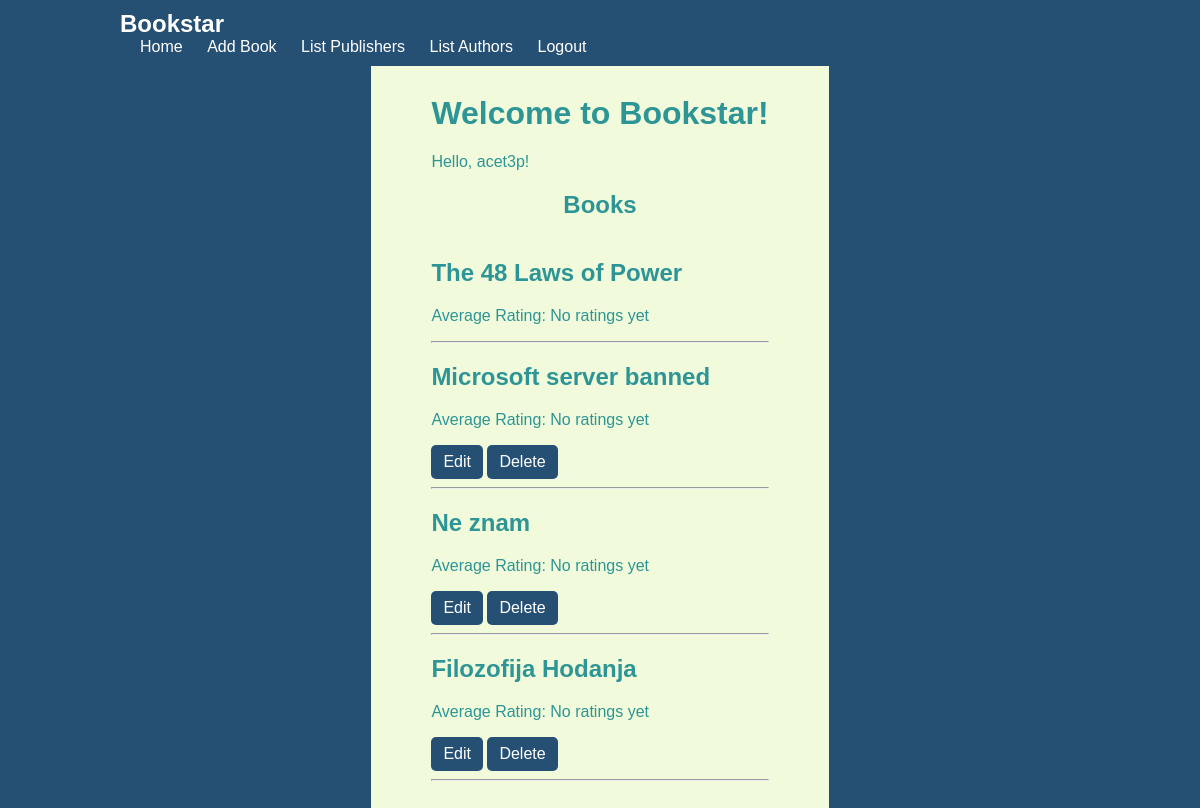
The app's page / (signed in), older data.
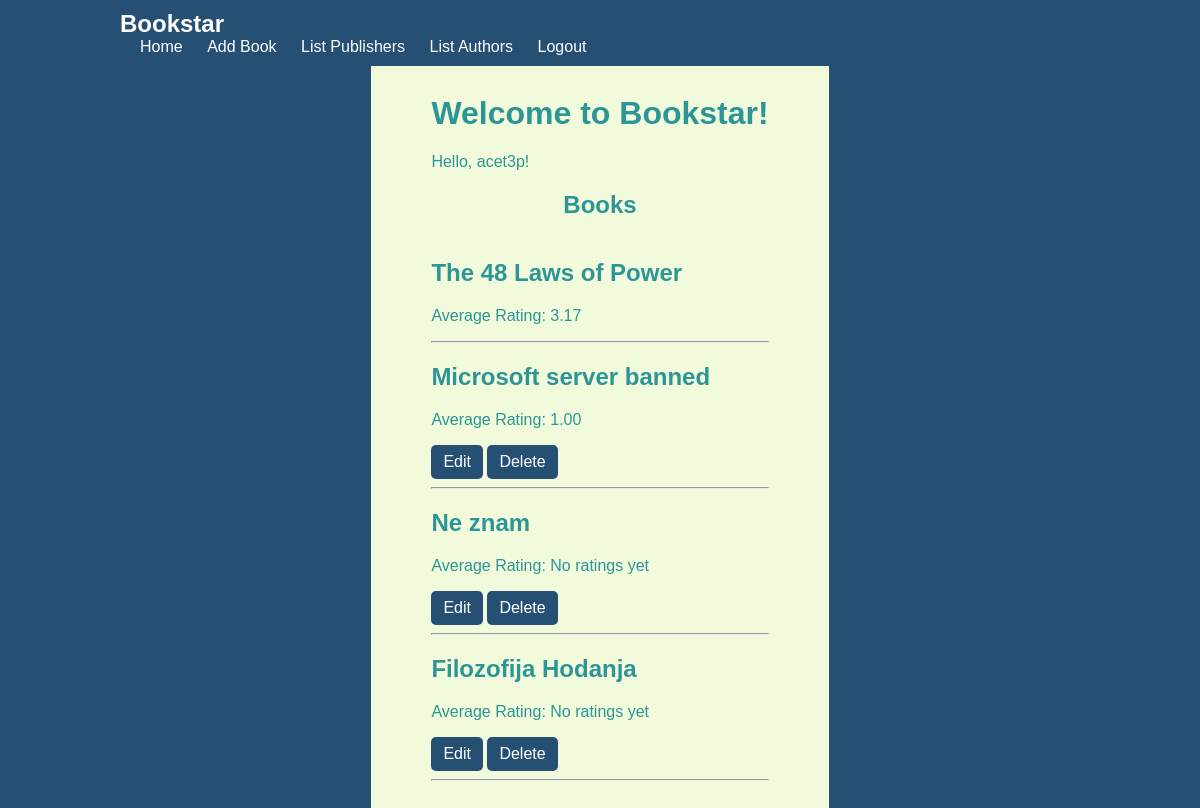
The same page, newer data.
### books/models.py (models this page shows, shortened)
class Book(models.Model):
    title = models.CharField(max_length=100)
    authors = models.ManyToManyField(Author)
    publisher = models.ForeignKey(Publisher, on_delete=models.CASCADE)
    publication_date = models.DateField()
    upload_user = models.ForeignKey(User, on_delete=models.CASCADE, related_name='uploaded_books')
    comments = models.ManyToManyField(User, through='BookComment', related_name='book_comments')  # Modified
    average_rating = models.DecimalField(max_digits=3, decimal_places=2, default=0.00)
    total_ratings = models.IntegerField(default=0)
    class Meta:
        ordering = ['-publication_date']

### books/views.py (the view)
# urls.py: path('', views.home, name='home'),  # Route the root URL to the home view
@login_required
def home(request):
    books = Book.objects.all()
    return render(request, 'home.html', {'books': books})

### books/templates/home.html
{% extends 'navbar.html' %}
{% block content %}
<h1>Welcome to Bookstar!</h1>
{% if user.is_authenticated %}
    <p class="welcome-message">Hello, {{ user.username }}!</p>
{% else %}
    <p class="welcome-message">Welcome! Please <a href="{% url 'login' %}" class="login-link">login</a> or <a href="{% url 'register' %}" class="register-link">register</a>.</p>
{% endif %}
<h2>Books</h2>
    <ul class="book-list book-list-container">
        {% for book in books %}
            <li class="book-item">
                <h2 class="naslov"><a href="{% url 'book_detail' book.id %}" class="book-title">{{ book.title }}</a></h2>
                <p class="average-rating">Average Rating: {{ book.average_rating|default:"No ratings yet" }}</p>
                {% if request.user == book.upload_user %}
                    <span class="edit-delete-buttons">
                        <a href="{% url 'edit_book' book.id %}" class="edit-button">Edit</a>
                        <a href="{% url 'delete_book' book.id %}" class="delete-button">Delete</a>
                    </span>
                {% endif %}
                <hr>
            </li>
        {% endfor %}
    </ul>
{% endblock %}

Row changes from the older to the newer data that the page shows:
changed Book "The 48 Laws of Power": average_rating "No ratings yet" → "3.17"
changed Book "Microsoft server banned": average_rating "No ratings yet" → "1.00"
